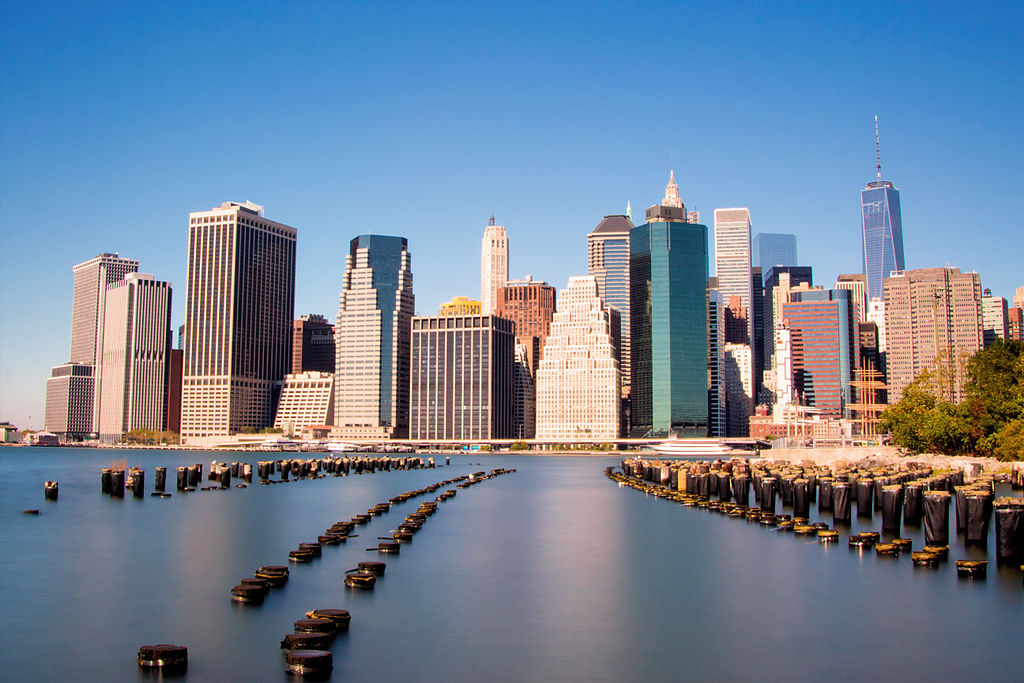
#> input picture datas/city.jpg, 1024 x 683 px
$ jupyter execute --allow-errors '颜色矩阵.ipynb'   (shell and % lines are left out)
#> lines starting #> are read from the running program, lines starting #| are printed output that depends on the picture
# 颜色矩阵

在编程中有时候需要对图片做特殊的处理，比如将图片做出黑白的，或者老照片的效果，有时候还要对图片进行变换，以拉伸，扭曲等等。

这些效果在android中有很好的支持，通过颜色矩阵（ColorMatrix）和坐标变换矩阵（Matrix）可以完美的做出上面的所说的效果。
下面将分别介绍这两个矩阵的用法和相关的函数。

颜色矩阵
android中可以通过颜色矩阵（ColorMatrix类）方面的操作颜色，颜色矩阵是一个5x4 的矩阵（如图1.1）
可以用来方面的修改图片中RGBA各分量的值，颜色矩阵以一维数组的方式存储如下：
[ a, b, c, d, e, f, g, h, i, j, k, l, m, n, o, p, q, r, s, t ]
他通过RGBA四个通道来直接操作对应颜色，如果会使用Photoshop就会知道有时处理图片通过控制RGBA各颜色通道来做出特殊的效果。
这个矩阵对颜色的作用计算方式如1.3示：

矩阵的运算规则是矩阵A的一行乘以矩阵C的一列作为矩阵R的一行，
C矩阵是图片中包含的ARGB信息，R矩阵是用颜色矩阵应用于C之后的新的颜色分量，运算结果如下：

R' = a*R + b*G + c*B + d*A + e;

G' = f*R + g*G + h*B + i*A + j;

B' = k*R + l*G + m*B + n*A + o;

A' = p*R + q*G + r*B + s*A + t;

颜色矩阵并不是看上去那么深奥，其实需要使用的参数很少，而且很有规律第一行决定红色第二行决定绿色
第三行决定蓝色，第四行决定了透明度，第五列是颜色的偏移量。下面是一个实际中使用的颜色矩阵。

如果把这个矩阵作用于各颜色分量的话，R=A*C，计算后会发现，各个颜色分量实际上没有任何的改变(R'=R G'=G B'=B A'=A)。

图1.5所示矩阵计算后会发现红色分量增加100，绿色分量增加100，
这样的效果就是图片偏黄，因为红色和绿色混合后得到黄色，黄色增加了100，图片当然就偏黄了。

改变各颜色分量不仅可以通过修改第5列的颜色偏移量也可如上面矩阵所示将对应的颜色值乘以一个倍数，直接放大。
上图1.6是将绿色分量乘以2变为原来的2倍。相信读者至此已经明白了如何通过颜色矩阵来改变各颜色分量。

[cell 1]
import numpy as np
import scipy as sci
import imageio
import matplotlib.pyplot as plt
import cv2

[cell 2]
src = imageio.imread('../datas/city.jpg')
#> src is the input picture: shape (683, 1024, 3); mean R, G, B 113.1, 130.9, 151.8
rgba = cv2.cvtColor(src,cv2.COLOR_RGB2RGBA).astype(np.float32)

[cell 3]
c_matrix = np.array([
    [1,0,0,0,50],
    [0,1,0,0,50],
    [0,0,1.5,0,0],
    [0,0,0,1,0],
    [0,0,0,0,1]
],dtype=np.float32)

[cell 4]
rows,cols = src.shape[0],src.shape[1]
#> rows = 683; cols = 1024
dst = np.zeros_like(src).astype(np.float32)

#> (a cell that did not finish here is left out)

[cell 6]
dst = np.clip(dst,0,255)
dst = np.uint8(dst)
plt.subplot(121)
plt.imshow(src)
plt.title('SRC')
plt.subplot(122)
plt.imshow(dst)
plt.title('Color Matrix')
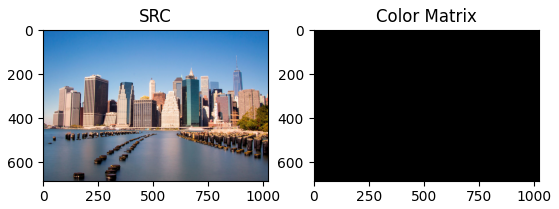
#> figure drawn by matplotlib, 2 panels

[cell 7]
def color_matrix_filter(img,color_matrix):
    src = np.float32(img)
    if len(img.shape) < 2:
        src = np.float32(cv2.cvtColor(img,cv2.COLOR_GRAY2RGBA))
    else:
        src = np.float32(cv2.cvtColor(img,cv2.COLOR_RGB2RGBA))
    rows,cols = src.shape[0],src.shape[1]
#> rows = 683; cols = 1024
    dst = np.zeros((rows,cols,3),dtype=src.dtype)
    for i in range(rows):
        for j in range(cols):
            color = np.array([rgba[i,j,0],rgba[i,j,1],rgba[i,j,2],rgba[i,j,3],1]).reshape((5,1))
            new_color = np.dot(color_matrix,color)
            dst[i,j] = (new_color[0],new_color[1],new_color[2])
#> dst: shape (683, 1024, 3) float32; every value is 0
    dst = np.clip(dst,0,255)
    dst = np.uint8(dst)
    return dst


$ run again, with datas/animal.jpg copied over datas/city.jpg
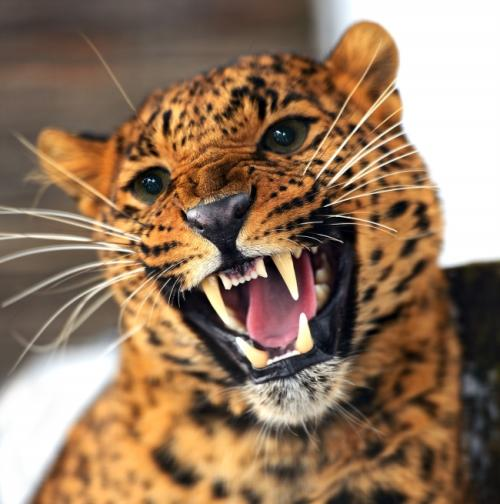
#> input picture datas/animal.jpg, 500 x 504 px
#> src is the input picture: shape (504, 500, 3); mean R, G, B 147.5, 119.5, 95.3
#> `[cell 6] dst = np.clip(dst,0,255) dst = np.uint8(dst) plt.subplot(121)..`:
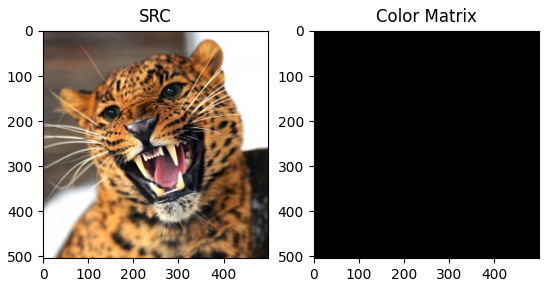
#> figure drawn by matplotlib, 2 panels
